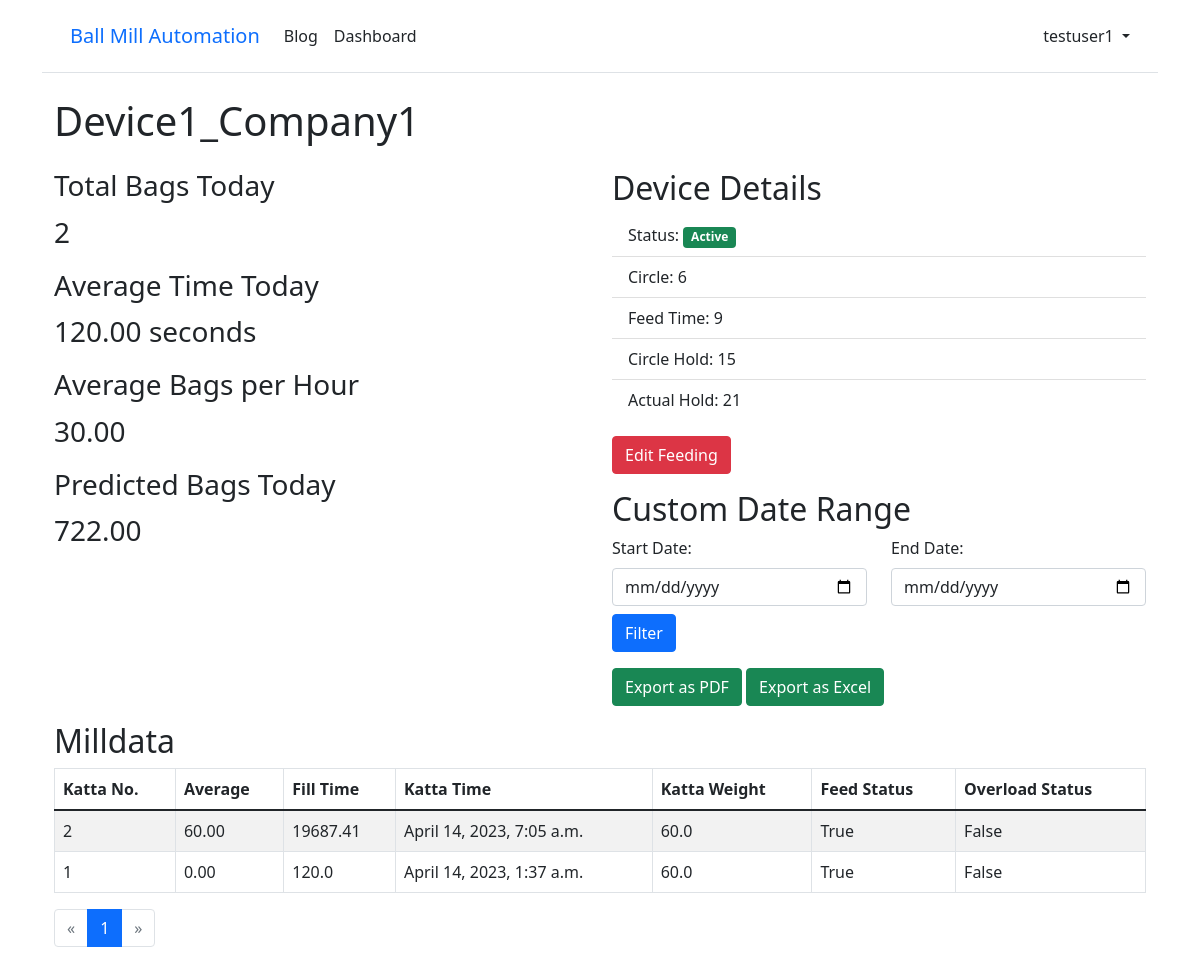
Screenshot of /milldata/device/1/1/ (signed in) with the database file from the repository.
### accounts/models.py (models this page shows)
class CustomUser(AbstractUser):
    mobile = models.CharField(max_length=10, null=True, blank=True)

### milldata/models.py (models this page shows, shortened)
class Device(models.Model):
    STATUS_CHOICES = (
        ('active', 'Active'),
        ('inactive', 'Inactive'),
    )
    name = models.CharField(max_length=255)
    company = models.ForeignKey(Company, on_delete=models.CASCADE)
    device_id = models.CharField(max_length=255)
    ip_address = models.CharField(max_length=15, null=True, blank=True)
    mac_address = models.CharField(max_length=17, null=True, blank=True)
    status = models.CharField(max_length=20, choices=STATUS_CHOICES, default='active')
    wait_bags =models.IntegerField(default=3, null=False, blank=True)
    initial_hold = models.IntegerField(default=600)
    circle = models.IntegerField(default=21)
    feed_time = models.IntegerField(default=6)
    circle_hold = models.IntegerField(default=15)
    galla_clear_time = models.IntegerField(default=20)
    actual_hold = models.IntegerField(default=900)
    overload_hold = models.IntegerField(default=2100)
    galla_vibrator_status = models.BooleanField(default=True)
    hopper_vibrator_status = models.BooleanField(default=True)

class Milldata(models.Model):
    device = models.ForeignKey(Device, on_delete=models.CASCADE)
    katta_time = models.DateTimeField( )
    katta_weight = models.FloatField(null=True, blank=True)
    initial_hold = models.IntegerField()
    circle = models.IntegerField() # circle mean loop
    feed_time = models.IntegerField()
    circle_hold = models.IntegerField()
    galla_clear_time = models.IntegerField()
    actual_hold = models.IntegerField()
    overload_hold = models.IntegerField()
    feed_status = models.BooleanField(default=True)
    overload_status = models.BooleanField(default=False)

### milldata/views.py (the view)
# urls.py: path('device/<int:company_id>/<int:pk>/', DeviceDetailView.as_view(), name='device_detail'),
class DeviceDetailView(generic.DetailView):
    model = Device
    template_name = 'device_detail.html'
    def get_context_data(self, **kwargs):
        context = super().get_context_data(**kwargs)
        device = self.object
        today = timezone.localtime(timezone.now())
        start_date, end_date, milldata_today, total_bags, average_time = get_device_data(self.request, device) #new
        machine_on_time = []
        machine_off_time = []
        milldata_with_avg = []
        for i in range(1, total_bags+1):
            current_data = milldata_today[i-1]
            reversed_index = total_bags - i + 1  # Add this line
            if i <= 1:
                time_diff = 120.00
                fill_time = 120.00
            else:
                time_diff = (current_data.katta_time - milldata_today[i - 1].katta_time).total_seconds()
                fill_time = round((current_data.katta_time - milldata_today[i - 2].katta_time).total_seconds(),2)
            if time_diff > 300:
                adjusted_time_diff = time_diff - 120
                machine_off_time.append(adjusted_time_diff)
                time_diff = 120
                machine_on_time.append(time_diff)
            else:
                machine_on_time.append(time_diff)
            total_time = (current_data.katta_time - milldata_today[0].katta_time).total_seconds()
            total_adjusted_time = 0
            for j in range(1, i):
                time_diff = (milldata_today[j].katta_time - milldata_today[j - 1].katta_time).total_seconds()
                if time_diff > 300:
                    adjusted_time_diff = time_diff - 120
                    total_adjusted_time += adjusted_time_diff
            adjusted_total_time = total_time - total_adjusted_time
            if adjusted_total_time > 0:
                avg_with_bag = (i / adjusted_total_time) * 3600
            else:
                avg_with_bag = 0
            current_data.avg_per_hour = avg_with_bag
            current_data.fill_time = fill_time  # Add time_diff value to current_data object
            current_data.reversed_index = reversed_index
            milldata_with_avg.insert(0, current_data)  # Insert at the beginning of the list
        for i in range(1, total_bags):
            time_diff = (milldata_today[i].katta_time - milldata_today[i - 1].katta_time).total_seconds()
            if time_diff > 300:
                adjusted_time_diff = time_diff - 120
                machine_off_time.append(adjusted_time_diff)
                machine_on_time.append(120)
            else:
                machine_on_time.append(time_diff)
        avg_time = sum(machine_on_time) / total_bags if total_bags > 0 else 0
        avg_per_hour = 3600 / avg_time if avg_time > 0 else 0
        remaining_hours = 24 - today.hour
        predicted_bags_remaining = remaining_hours * avg_per_hour
        predicted_bags_today = total_bags + predicted_bags_remaining
        milldata_today = milldata_today.order_by('-katta_time')
        paginator = Paginator(milldata_with_avg, 30)  # Display 30 records per page
        page = self.request.GET.get('page')
        milldata_paged = paginator.get_page(page)
        context['total_bags'] = total_bags
        context['average_time'] = avg_time
        context['average_per_hour'] = avg_per_hour
        context['predicted_bags_today'] = predicted_bags_today
        context['start_date'] = start_date
        context['end_date'] = end_date
        context['milldata_paged'] = milldata_paged
        return context

### milldata/templatetags/templatetags.py (called while the page is built)
@register.filter
def reverse_katta_number(counter, milldata_page):
    return milldata_page.paginator.count - (counter + (milldata_page.number - 1) * milldata_page.paginator.per_page) + 1

### milldata/views.py (called while the page is built)
def get_device_data(request, device):
    start_date_str = request.GET.get('start_date')
    end_date_str = request.GET.get('end_date')
    if start_date_str and end_date_str:
        start_date = datetime.datetime.strptime(start_date_str, '%Y-%m-%d').date()
        end_date = datetime.datetime.strptime(end_date_str, '%Y-%m-%d').date()
    else:
        today = datetime.date.today()
        start_date = end_date = today
    milldata_list = Milldata.objects.filter(device=device, katta_time__date__range=(start_date, end_date)).order_by('katta_time')
    total_bags = len(milldata_list)
    if total_bags > 1:
        average_time = (milldata_list[total_bags - 1].katta_time - milldata_list[0].katta_time).total_seconds() / (total_bags - 1)
    else:
        average_time = 0
    return start_date, end_date, milldata_list, total_bags, average_time

### templates/device_detail.html (shortened to what this page needs)
{% extends 'base.html' %}
{% load templatetags %}
{% load static %}
{% block content %}
<div class="container">
  <h1 class="my-4">{{ object.name }}</h1>
  <div class="row">
    <div class="col-md-6">
      <h3>Total Bags Today</h3>
      <p class="fs-3">{{ total_bags }}</p>
      <h3>Average Time Today</h3>
      <p class="fs-3">{{ average_time|floatformat:2 }} seconds</p>
      <h3>Average Bags per Hour</h3>
      <p class="fs-3">{{ average_per_hour|floatformat:2 }}</p>
      <h3>Predicted Bags Today</h3>
      <p class="fs-3">{{ predicted_bags_today|floatformat:2 }}</p>
    </div>
    <div class="col-md-6">
      <h2>Device Details</h2>
      <ul class="list-group list-group-flush mb-3">
        <li class="list-group-item">Status: {% if object.status == 'active' %}<span class="badge bg-success">Active</span>{% else %}<span class="badge bg-danger">Inactive</span>{% endif %}</li>
        <li class="list-group-item">Circle: {{ object.circle }}</li>
        <li class="list-group-item">Feed Time: {{ object.feed_time }}</li>
        <li class="list-group-item">Circle Hold: {{ object.circle_hold }}</li>
        <li class="list-group-item">Actual Hold: {{ object.actual_hold }}</li>
      </ul>
      <button class="btn btn-danger mb-3" onclick="location.href='{% url 'edit_feeding' object.pk %}'">Edit Feeding</button>
      <h2>Custom Date Range</h2>
      <form method="GET" action="" class="mb-3">
        <div class="row">
          <div class="col">
            <label for="start_date" class="form-label">Start Date:</label>
            <input type="date" name="start_date" id="start_date" class="form-control" value="{{ start_date }}">
          </div>
          <div class="col">
            <label for="end_date" class="form-label">End Date:</label>
            <input type="date" name="end_date" id="end_date" class="form-control" value="{{ end_date }}">
          </div>
        </div>
        <button type="submit" class="btn btn-primary mt-2">Filter</button>
      </form>
      <button class="btn btn-success mb-3" onclick="location.href='{% url 'export_pdf' object.pk %}'">Export as PDF</button>
      <button class="btn btn-success mb-3" onclick="location.href='{% url 'export_excel' object.pk %}'">Export as Excel</button>
    </div>
  </div>
  <h2>Milldata</h2>
  <table class="table table-striped table-bordered">
    <thead>
      <tr>
        <th>Katta No.</th>
        <th>Average</th>
        <th>Fill Time</th>
        <th>Katta Time</th>
        <th>Katta Weight</th>
        <th>Feed Status</th>
        <th>Overload Status</th>
      </tr>
    </thead>
    <tbody>
      {% for milldata in milldata_paged %}
        <tr>
          <td>{{ forloop.counter|reverse_katta_number:milldata_paged }}</td>
          <td>{{ milldata.avg_per_hour|floatformat:2 }}</td>
          <td>{{ milldata.fill_time }} </td>
          <td>{{ milldata.katta_time }} </td>
          <td>{{ milldata.katta_weight }} </td>
          <td>{{ milldata.feed_status }} </td>
          <td>{{ milldata.overload_status }} </td>
        </tr>
      {% endfor %}
    </tbody>
  </table>
<nav aria-label="Page navigation">
  <ul class="pagination">
    {% if milldata_paged.has_previous %}
      <li class="page-item">
        <a class="page-link" href="?{% querystring request page=milldata_paged.previous_page_number %}" aria-label="Previous">
          <span aria-hidden="true">&laquo;</span>
          <span class="visually-hidden">Previous</span>
        </a>
      </li>
    {% else %}
      <li class="page-item disabled">
        <span class="page-link">
          <span aria-hidden="true">&laquo;</span>
        </span>
      </li>
    {% endif %}
    {% for i in milldata_paged.paginator.page_range %}
      {% if milldata_paged.number == i %}
        <li class="page-item active" aria-current="page">
          <span class="page-link">{{ i }}</span>
        </li>
      {% else %}
        <li class="page-item">
          <a class="page-link" href="?{% querystring request page=i %}">{{ i }}</a>
        </li>
      {% endif %}
    {% endfor %}
    {% if milldata_paged.has_next %}
      <li class="page-item">
        <a class="page-link" href="?{% querystring request page=milldata_paged.next_page_number %}" aria-label="Next">
          <span aria-hidden="true">&raquo;</span>
          <span class="visually-hidden">Next</span>
        </a>
      </li>
    {% else %}
      <li class="page-item disabled">
        <span class="page-link">
          <span aria-hidden="true">&raquo;</span>
        </span>
      </li>
    {% endif %}
  </ul>
</nav>
{% endblock %}

### templates/base.html (shortened to what this page needs)
<!doctype html>
<html lang="en">
    <head>
    <link href="https://cdn.jsdelivr.net/npm/bootstrap@5.1.3/dist/css/bootstrap.min.css" rel="stylesheet">
    </head>
    <body>
    <div class="container">
        <header class="p-3 mb-3 border-bottom">
            <div class="container">
                <div class="d-flex flex-wrap align-items-center justify-content-center justify-content-lg-start">
                    <a class="navbar-brand" href="{% url 'home' %}">Ball Mill Automation</a>
                    <ul class="nav col-12 col-lg-auto me-lg-auto mb-2 justify-content-center mb-md-0">
                        <li><a href="{% url 'blog' %}" class="nav-link px-2 link-dark">Blog</a></li>
                            {% if user.is_authenticated %}
                                <li><a href="{% url 'dashboard' user.pk %}" class="nav-link px-2 link-dark">Dashboard</a></li>
                    </ul>
                    <div class="dropdown text-end">
                        <a href="#" class="d-block link-dark text-decoration-none dropdown-toggle" id="dropdownUser1" data-bs-toggle="dropdown" aria-expanded="false">
                            {{ user.username }}
                        </a>
                    </div>
                    {% else %}
                    </ul>
                    <div class="text-end">
                        <a href="{% url 'login' %}" class="btn btn-outline-primary me-2">Log In</a>
                        <a href="{% url 'signup' %}" class="btn btn-primary">Sign Up</a>
                    </div>
                    {% endif %}
                </div>
            </div>
        </header>
        <main>
            {% block content %}
            {% endblock content %}
        </main>
    </div>
    </body>
</html>

### rows the page displays
CustomUser: username "testuser1"
Device: name "Device1_Company1", circle "6", feed_time "9", circle_hold "15", actual_hold "21"
Milldata: avg_per_hour "60.00", fill_time "19687.41", katta_time "April 14, 2023, 7:05 a.m.", katta_weight "60.0", feed_status "True", overload_status "False"
Milldata: avg_per_hour "0.00", fill_time "120.0", katta_time "April 14, 2023, 1:37 a.m.", katta_weight "60.0", feed_status "True", overload_status "False"

### other values shown
{{ total_bags }} "2"
{{ average_time|floatformat:2 }} "120.00"
{{ average_per_hour|floatformat:2 }} "30.00"
{{ predicted_bags_today|floatformat:2 }} "722.00"
{{ i }} "1"
